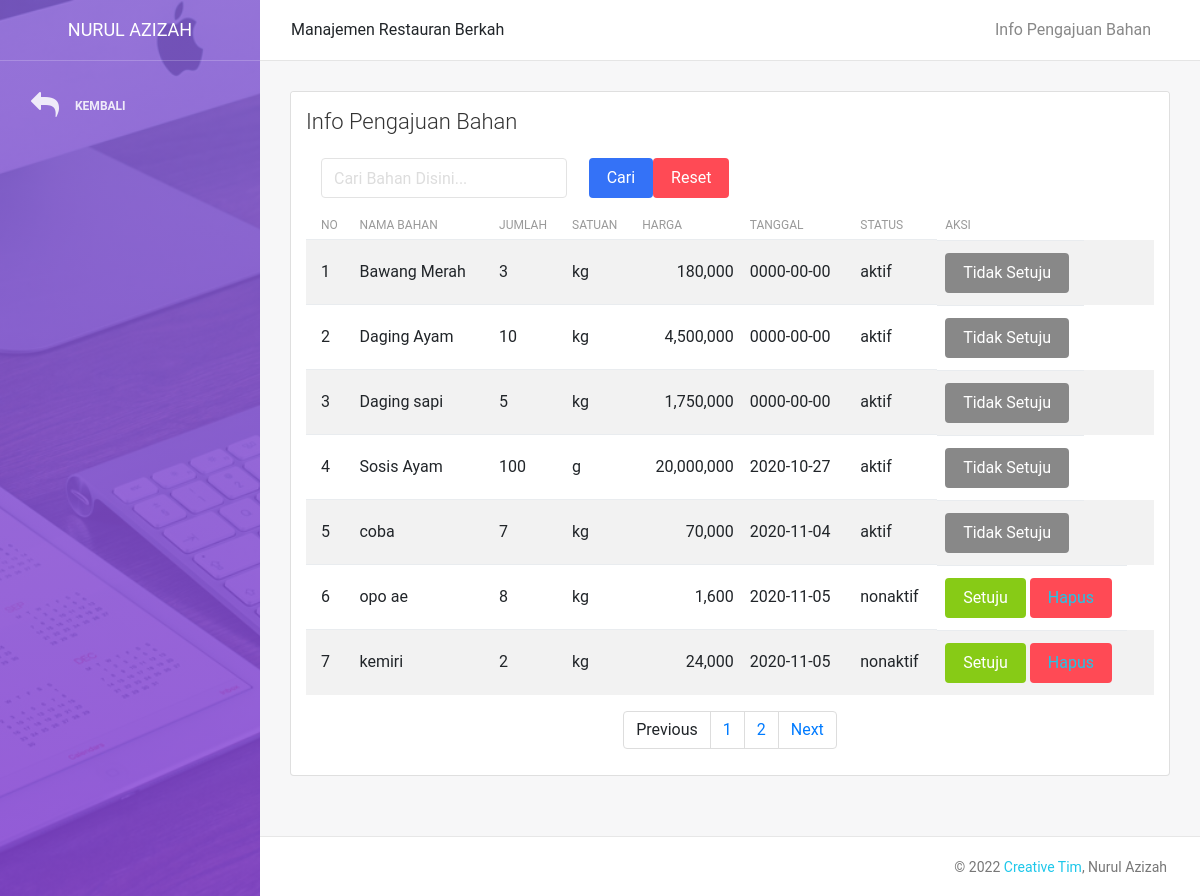
Screenshot of /info_pengajuan.php (signed in) with the database file from the repository.
### tables this page shows
CREATE TABLE `pengajuan_bahan` (
  `id_pengajuan` int(11) NOT NULL,
  `nama_pengajuan` varchar(100) NOT NULL,
  `jumlah` int(11) NOT NULL,
  `satuan` varchar(100) NOT NULL,
  `harga` bigint(20) NOT NULL,
  `tanggal_p` date NOT NULL,
  `status` varchar(100) NOT NULL
);

### info_pengajuan.php (the view, shortened to what this page needs)
<?php
include 'config.php';
?>
<!DOCTYPE html>
<html lang="en">
<head>
    <link rel="stylesheet" href="https://maxcdn.bootstrapcdn.com/font-awesome/latest/css/font-awesome.min.css" />
    <link href="assets/css/bootstrap.min.css" rel="stylesheet" />
    <link href="assets/css/light-bootstrap-dashboard.css?v=2.0.0 " rel="stylesheet" />
    <link href="assets/css/demo.css" rel="stylesheet" />
</head>
<body>
    <div class="wrapper">
        <div class="sidebar" data-image="assets/img/sidebar-4.jpg">
            <div class="sidebar-wrapper">
                <div class="logo">
                    <a class="simple-text">
                        Nurul Azizah
                    </a>
                </div>
                <ul class="nav">
                     <li>
                        <a class="nav-link" onclick="history.back(-1)">
                            <i class="fa fa-reply"></i>
                            <p>Kembali</p>
                        </a>
                    </li>
                </ul>
            </div>
        </div>
        <div class="main-panel">
            <nav class="navbar navbar-expand-lg " color-on-scroll="500">
                <div class="container-fluid">
                    <div class="collapse navbar-collapse justify-content-end" id="navigation">
                        <ul class="nav navbar-nav mr-auto">
                          Manajemen Restauran Berkah
                        </ul>
                        <ul class="navbar-nav ml-auto">
                            <li class="nav-item">
                                <a class="nav-link">
                                    <span class="no-icon">Info Pengajuan Bahan</span>
                                </a>
                            </li>
                        </ul>
                    </div>
                </div>
            </nav>
            <div class="content">
                <div class="container-fluid">
                    <div class="row">
                        <div class="col">
                            <div class="card">
                                <div class="card-header">
                                    <h4 class="card-title">Info Pengajuan Bahan</h4>
                                </div>
                                <div class="card-body">
<form class="form-inline" method="post" role="search" >
   <div class="col-md-4">
        <input type="text" name="keyword" class="form-control" placeholder="Cari Bahan Disini...">
    </div>
  <button type="submit" name="cari" class="btn btn-primary btn-fill">Cari</button>
  <a href="info_pengajuan.php" class="btn btn-danger btn-fill">Reset</a>
</form>
  <table id="tabel"  class="table table-hover table-striped">
    <thead>
    <tr>
        <th>No</th>
        <th>Nama Bahan</th>
        <th>Jumlah</th>
        <th>Satuan</th>
        <th>Harga</th>
        <th>Tanggal</th>
        <th>Status</th>
        <th>Aksi</th>
    </tr>
</thead>
    <?php
     $i=1;
    $batas = 7;
    $halaman = isset($_GET['halaman'])?(int)$_GET['halaman'] : 1;
    $halaman_awal = ($halaman>1) ? ($halaman * $batas) - $batas : 0;
    $previous = $halaman - 1;
    $next = $halaman + 1;
    $view = mysqli_query($dbconnect,"SELECT * FROM pengajuan_bahan WHERE status NOT IN ('selesai')");
    $jumlah_data = mysqli_num_rows($view);
    $total_halaman = ceil($jumlah_data / $batas);
    $view = mysqli_query($dbconnect,"SELECT * FROM pengajuan_bahan WHERE status NOT IN ('selesai') LIMIT $halaman_awal, $batas");
    while($row = mysqli_fetch_array($view)){
    ?>
    <tr>
        <td><?=$i?></td>
        <td><?= $row['nama_pengajuan']?></td>
        <td><?= $row['jumlah']?></td>
        <td><?= $row['satuan']?></td>
        <td align="right"><?=number_format($row['harga']*$row['jumlah'])?></td>
        <td><?= $row['tanggal_p']?></td>
        <td><?= $row['status']?></td>
        <td>
            <form  action="" method="POST">
                <?php if ($row['status']=='aktif') {
                 ?>
                <button name="unvalidasi" value="<?=$row['id_pengajuan']?>" class="btn btn-secondary btn-fill">Tidak Setuju</button>
                <?php } ?>
                <?php if ($row['status']=='nonaktif') {
                 ?>
                <button name="validasi" value="<?=$row['id_pengajuan']?>" class="btn btn-success btn-fill">Setuju</button>
                <button name="hapus" value="<?=$row['id_pengajuan']?>" class="btn btn-danger btn-fill"><a href="" onclick="return confirm('Apakah anda yakin ?')">Hapus</a></button>
                <?php } ?>
            </form>
        </td>
    </tr>
    <?php
    $i++;
    }
    ?>
  </table>
   <nav>
            <ul class="pagination justify-content-center">
                <li class="page-item">
                    <a class="page-link" <?php if($halaman > 1){ echo "href='?halaman=$previous'"; } ?>>Previous</a>
                </li>
                <?php
                for($x=1;$x<=$total_halaman;$x++){
                    ?>
                    <li class="page-item"><a class="page-link" href="?halaman=<?php echo $x ?>"><?php echo $x; ?></a></li>
                    <?php
                }
                ?>
                <li class="page-item">
                    <a  class="page-link" <?php if($halaman < $total_halaman) { echo "href='?halaman=$next'"; } ?>>Next</a>
                </li>
            </ul>
        </nav>
                                </div>
                            </div>
                        </div>
                    </div>
                </div>
            </div>
            <footer class="footer">
                <div class="container-fluid">
                    <nav>
                        <p class="copyright text-center">
                            ©
                            <a href="http://www.creative-tim.com">Creative Tim</a>, Nurul Azizah
                        </p>
                    </nav>
                </div>
            </footer>
        </div>
    </div>
</body>
</html>

### rows the page displays
pengajuan_bahan: nama_pengajuan "Bawang Merah", jumlah "3", satuan "kg", $row['harga']*$row['jumlah'] "180,000", tanggal_p "0000-00-00", status "aktif", $row['id_pengajuan'] 10 (drawn)
pengajuan_bahan: nama_pengajuan "Daging Ayam", jumlah "10", satuan "kg", $row['harga']*$row['jumlah'] "4,500,000", tanggal_p "0000-00-00", status "aktif", $row['id_pengajuan'] 12 (drawn)
pengajuan_bahan: nama_pengajuan "Daging sapi", jumlah "5", satuan "kg", $row['harga']*$row['jumlah'] "1,750,000", tanggal_p "0000-00-00", status "aktif", $row['id_pengajuan'] 13 (drawn)
pengajuan_bahan: nama_pengajuan "Sosis Ayam", jumlah "100", satuan "g", $row['harga']*$row['jumlah'] "20,000,000", tanggal_p "2020-10-27", status "aktif", $row['id_pengajuan'] 18 (drawn)
pengajuan_bahan: nama_pengajuan "coba", jumlah "7", satuan "kg", $row['harga']*$row['jumlah'] "70,000", tanggal_p "2020-11-04", status "aktif", $row['id_pengajuan'] 60 (drawn)
pengajuan_bahan: nama_pengajuan "opo ae", jumlah "8", satuan "kg", $row['harga']*$row['jumlah'] "1,600", tanggal_p "2020-11-05", status "nonaktif", $row['id_pengajuan'] 63 (drawn)
pengajuan_bahan: nama_pengajuan "kemiri", jumlah "2", satuan "kg", $row['harga']*$row['jumlah'] "24,000", tanggal_p "2020-11-05", status "nonaktif", $row['id_pengajuan'] 66 (drawn)
